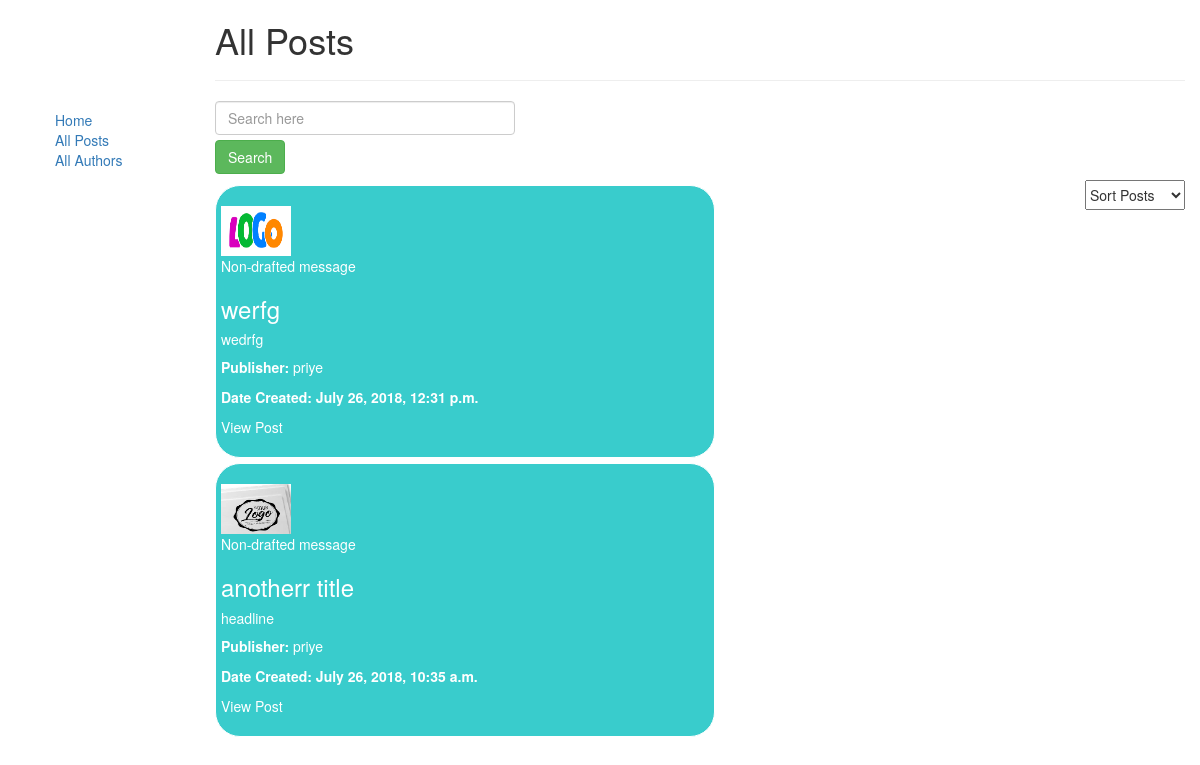
Page /posts/post-list/ on the committed database.
### posts/models.py (models this page shows, shortened)
class Post(models.Model):
    title = models.CharField(max_length=200)
    headline = models.CharField(max_length=500, null=False)
    content = models.TextField()
    publisher = models.ForeignKey(
        'auth.User', on_delete=models.DO_NOTHING, default=0)
    is_draft = models.BooleanField(default=True)
    date_published = models.DateTimeField()
    date_created = models.DateTimeField(auto_now_add=True)
    last_updated = models.DateTimeField(auto_now=True)
    picture = models.ImageField(
        upload_to='publisher_image', default="/upload3.jpeg")

### posts/views.py (the view)
# urls.py: path('post-list/', views.postList, name="post-list"),
def postList(request):
    posts = Post.objects.all().filter(
        is_draft=False).order_by('-date_created')[0:10]
    context = {"posts": posts}
    return render(request, "posts/post_list.html", context)

### posts/templates/posts/post_list.html (shortened to what this page needs)
{% extends "./base_generic.html" %}
{% block content %}
    <h1> All Posts</h1>
    <hr>
    <div class="row">
        <div class="col-md-4">
                <form id="searchform" action="{% url 'posts:search' %}" method="GET">
                        <input id="q" type="search" class="form-control" value="{{ request.GET.q }}" placeholder = "Search here" name="q" maxlength="100" style =" margin-bottom:5px;" required />
                        <button class="btn btn-success" type="submit">Search</button>
                </form>
        </div>
    </div>
    <select onchange="location = this.value;">
        <option value="">Sort Posts</option>
    </select>
    {% for post in posts %}
        {% if post.is_draft %}
            <div id="mydiv" style =" background-color:#0074D9;  color: hsla(208, 100%, 85%, 1.0); ">
                <img src= "{{ post.picture.url }} " alt="image">
                <p>Drafted message</p>
                <h3>{{ post.title }}</h3>
                <h5>{{ post.headline }}</h5>
                <p><strong> Publisher: </strong> {{ post.publisher }}</p>
                <p><strong> Date Created:{{ post.date_created }} </strong></p>
                <a href = "{% url 'posts:post-detail' post.id %}" style = "color: white;">View Post </a><br/><br/>
            </div>
        {% else %}
            <div id="mydiv" style ="background-color:#39CCCC; ">
                <img src= "{{ post.picture.url }} " alt="image">
                <p>Non-drafted message</p>
                <h3>{{ post.title }}</h3>
                <h5>{{ post.headline }}</h5>
                <p><strong> Publisher: </strong> {{ post.publisher }}</p>
                <p><strong> Date Created: {{ post.date_created }} </strong></p>
                <a href = "{% url 'posts:post-detail' post.id %}"  style = "color: white;">View Post </a><br/><br/>
            </div>
        {% endif %}
    {% endfor %}
{% endblock %}

### posts/templates/posts/base_generic.html (shortened to what this page needs)
{% load static %}
<!DOCTYPE html>
<html lang="en">
<head>
  <link rel="stylesheet" href="https://maxcdn.bootstrapcdn.com/bootstrap/3.3.7/css/bootstrap.min.css">
  <link rel="stylesheet" href="{% static 'css/styles.css' %}">
</head>
<body>
  <div class="container-fluid">
    <div class="row">
      <div class="col-sm-2">
      {% block sidebar %}
      <ul class="sidebar-nav" style= "padding-top: 60px;" >
        <li><a href="{% url 'posts:index' %}">Home</a></li>
        <li><a href="{% url 'posts:post-list' %}">All Posts</a></li>
        <li><a href="{% url 'posts:all-authors' %}">All Authors</a></li>
      </ul>
     {% endblock %}
      </div>
      <div class="col-sm-10 ">
      {% block content %}
      {% endblock %}
      </div>
    </div>
  </div>
</html>

### posts/static/css/styles.css (style rules this page uses)
.sidebar-nav { margin-top: 50px; padding-top: 50px; list-style: none; ; }
#searchform { margin-bottom: 6px; width: 300px }
#mydiv { padding-left:10px; color: white; width:500px; margin:5px 0px 5px; border: 1px solid white; border-radius: 25px; Padding-left:5px }
img { width:70px; height:50px; margin-top: 20px; }
option { color:#337ab7; padding-left: 0px; background-color: white; border:0px; float:right; }
select { float: right; height:30px; margin-left: 700px; width:100px; }

### rows in the picture
Post: picture (picture), title "werfg", headline "wedrfg", publisher "priye", date_created "July 26, 2018, 12:31 p.m."
Post: picture (picture), title "anotherr title", headline "headline", publisher "priye", date_created "July 26, 2018, 10:35 a.m."
